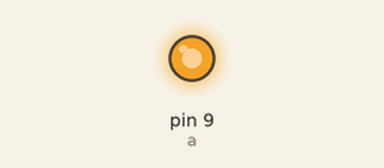
Recording of a sketch running on a simulated Arduino Uno, built with avr-gcc and run on an emulated ATmega328P. Parts: output pins drawn as LEDs (lit = HIGH).

Above: at 0.05 s.
At 0.15 s:
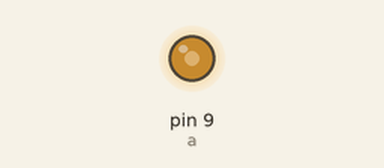
At 0.3 s:
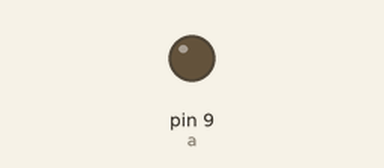
Timing chart, 0 to 3.0 s (numbered marks = the images above):
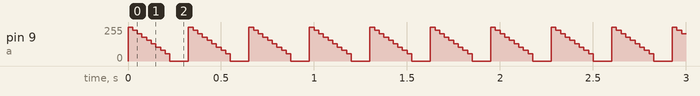

The sketch:

diming_LED.ino
```cpp
int a=9;
int b=255;
int c=25;
void setup() {
pinMode(a,OUTPUT);
}

void loop() {
analogWrite(a,b);
delay(c);
analogWrite(a,b-25);
delay(c);
analogWrite(a,b-50);
delay(c);
analogWrite(a,b-75);
delay(c);
analogWrite(a,b-100);
delay(c);
analogWrite(a,b-125);
delay(c);
analogWrite(a,b-150);
delay(c);
analogWrite(a,b-175);
delay(c);
analogWrite(a,b-200);
delay(c);
analogWrite(a,0);
delay(100);
}
```

Measured:
- by itself, pin 9 (a): repeats every 0.33 s: 230/255 0.03 s, 205/255 0.03 s, 180/255 0.03 s, 155/255 0.03 s, 130/255 0.03 s, 105/255 0.03 s, 80/255 0.03 s, 55/255 0.03 s, 0/255 0.10 s, 255/255 0.03 s
